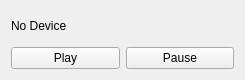
<?xml version="1.0" encoding="UTF-8"?>
<ui version="4.0">
 <class>FormCameraList</class>
 <widget class="QWidget" name="FormCameraList">
  <property name="geometry">
   <rect>
    <x>0</x>
    <y>0</y>
    <width>245</width>
    <height>80</height>
   </rect>
  </property>
  <property name="windowTitle">
   <string>Form</string>
  </property>
  <layout class="QGridLayout" name="gridLayout">
   <item row="1" column="0">
    <widget class="QPushButton" name="playBtn">
     <property name="text">
      <string>Play</string>
     </property>
    </widget>
   </item>
   <item row="1" column="1">
    <widget class="QPushButton" name="pauseBtn">
     <property name="text">
      <string>Pause</string>
     </property>
    </widget>
   </item>
   <item row="0" column="0" colspan="2">
    <widget class="QLabel" name="label">
     <property name="text">
      <string>No Device</string>
     </property>
    </widget>
   </item>
  </layout>
 </widget>
 <resources/>
 <connections/>
</ui>
